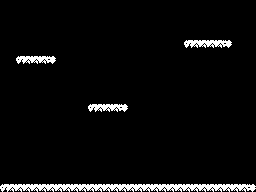

A 2D game scene composited from a Tiled map and its tileset images. What follows is a short description and the map's XML, with each tile layer's data collapsed to a summary:
An orthogonal 32x24 tile map with 8x8 px tiles, 1 tile layer (toplayer).

<map version="1.8" tiledversion="1.8.5" orientation="orthogonal" renderorder="right-down" width="32" height="24" tilewidth="8" tileheight="8" infinite="0" nextlayerid="2" nextobjectid="1">
 <editorsettings>
  <export format="json" />
 </editorsettings>
 <tileset firstgid="1" name="tiles1" tilewidth="8" tileheight="8" tilecount="3" columns="3">
  <image source="../sprites/tileset.png" width="24" height="8" />
 </tileset>
 <layer id="1" name="toplayer" width="32" height="24">
  <data>[768 cells, 48 non-empty, 3 distinct tile ids]</data>
 </layer>
</map>
